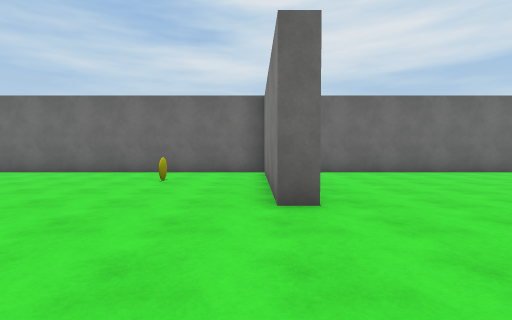
[1] (above)

21 first-person views from a walk through a scene from a Unity 3-D project. The camera is 1.3 m above the floor, tilts 2° down and sees 85° across. The floor is counted in squares, 2 m on a side. Each view is taken from the middle of a square. On the plan, view 1 faces up. The plan holds only what a view shows up to about 9 squares ahead; the rest is blank. The place goes on beyond the plan. The player character is not drawn. Surface patterns are stand-ins for the level's own textures.

[2]
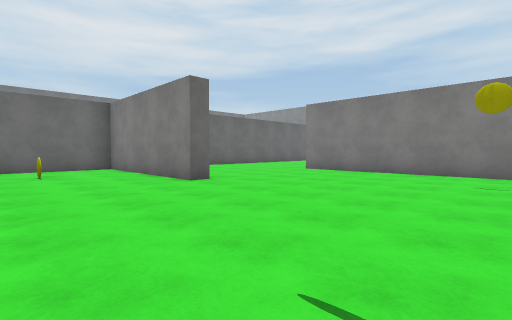

[3]
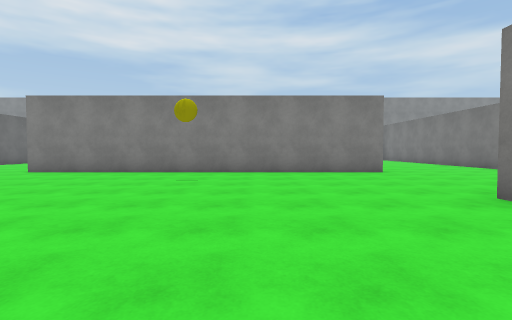

[4]
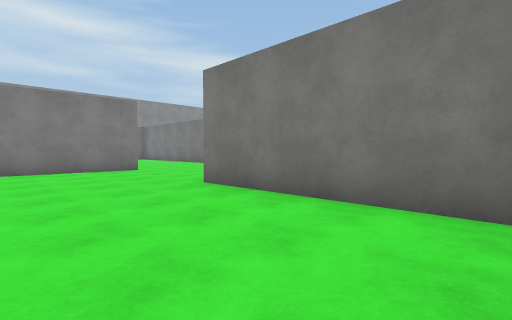

[5]
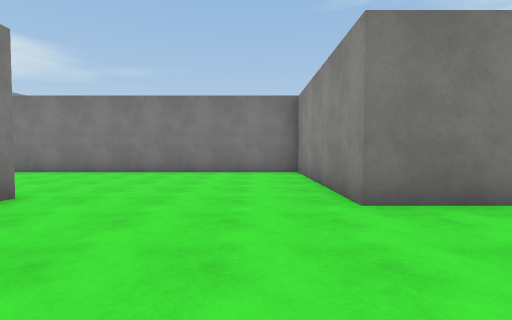

[6]
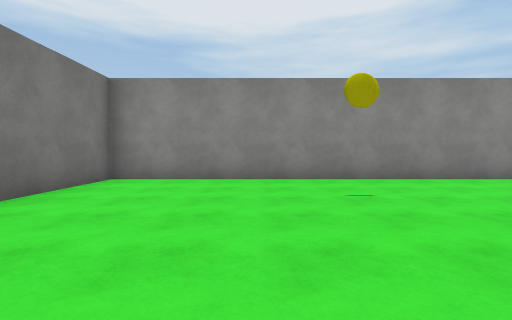

[7]
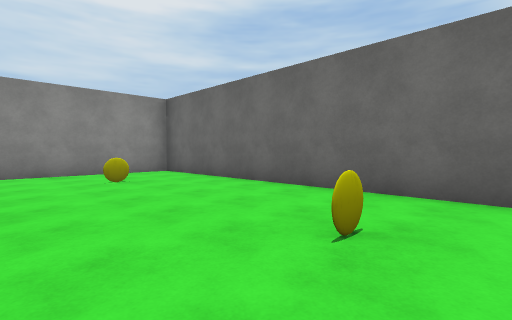

[8]
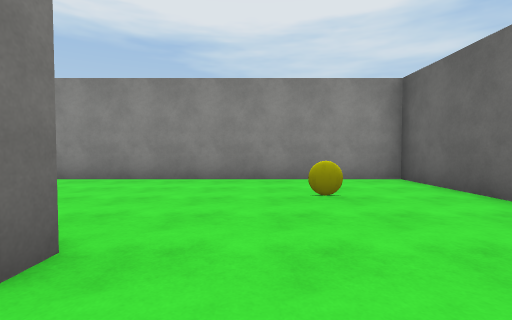

[9]
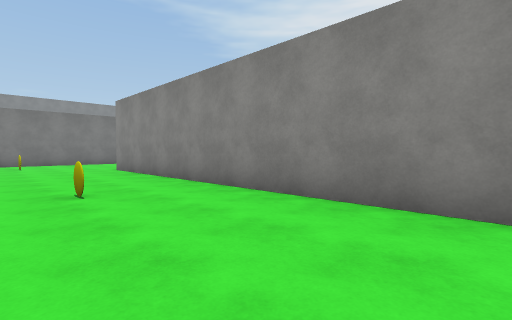

[10]
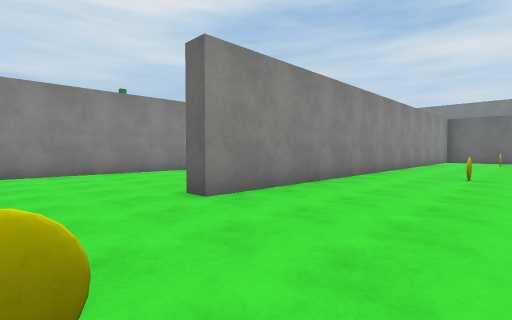

[11]
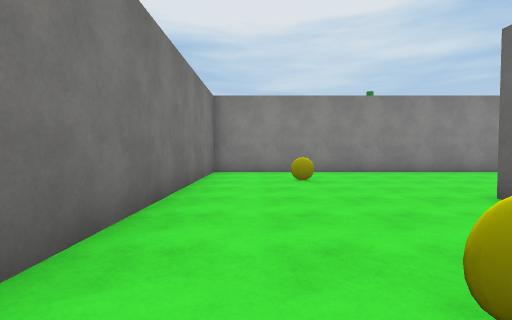

[12]
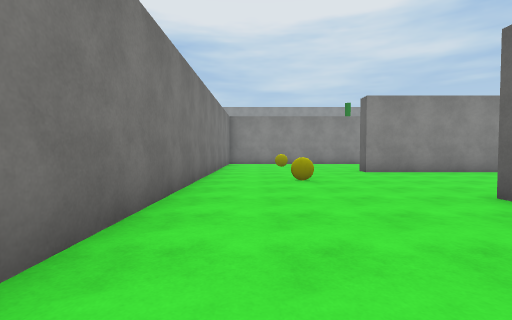

[13]
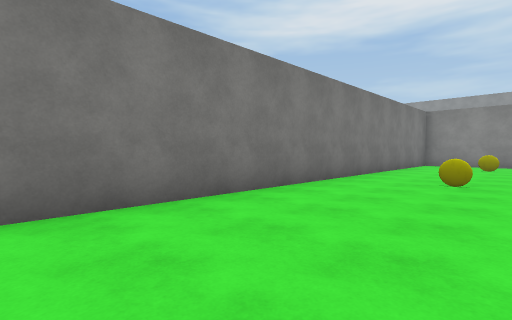

[14]
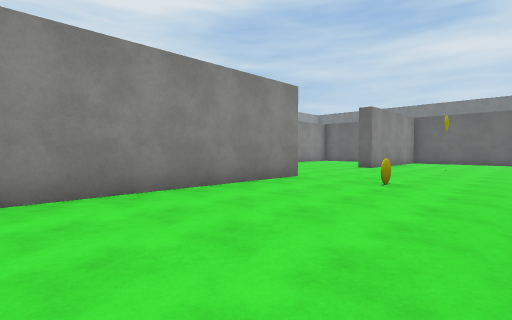

[15]
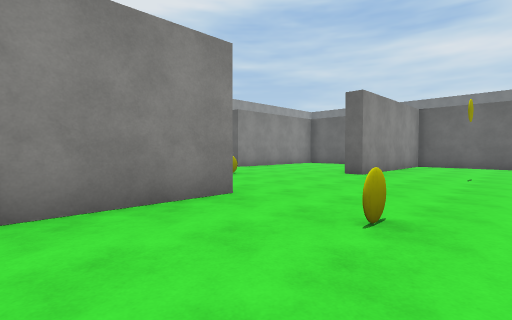

[16]
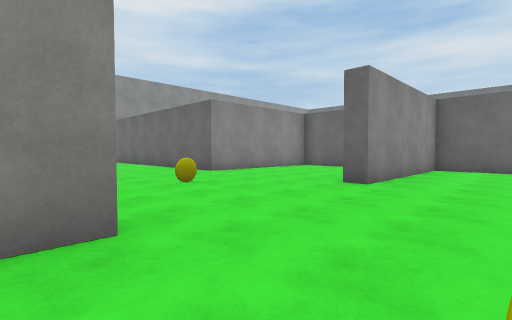

[17]
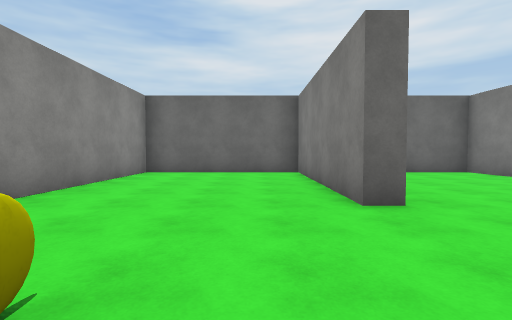

[18]
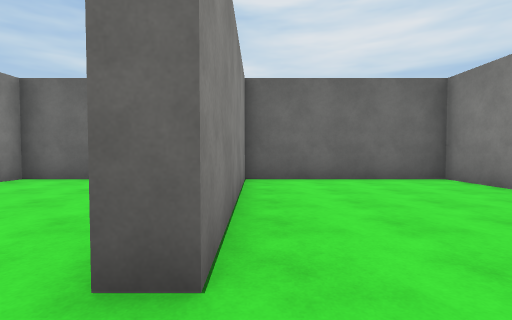

[19]
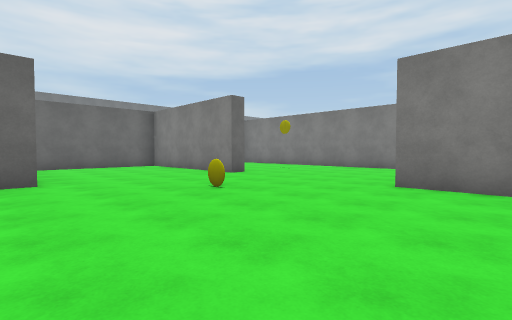

[20]
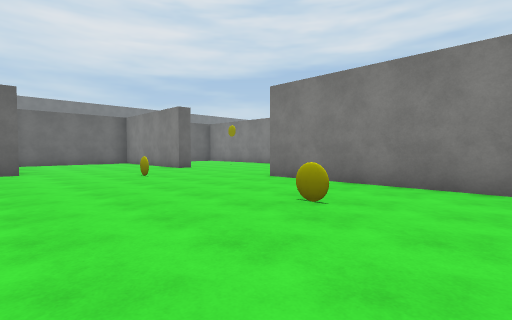

[21]
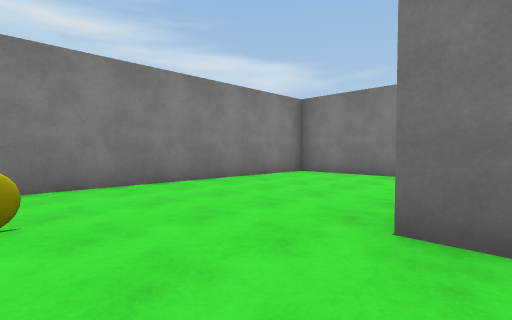

### Floor plan
Points are (right, up) in squares from view 1. A wall is a line through its corners. A room is listed if a view was taken in it or the views show most of it. See-through windows are left out.
Room 1 (views 1, 2, 3, 4, 5, 6, 7, 8, 9, 10, 11, 12, 13, 14, 15, 16, 17, 18, 19, 20, 21)
walls: (-4.2, 2.8) (-4.2, -6.3) (0.7, -6.3) (0.7, -11.2) (9.2, -11.2); (-4.8, 3.8) (-4.2, 3.8); (0.9, 3.2) (0.3, 3.2) (0.3, 7.6); (-14.2, -1.1) (-14.2, -11.2) (-1.1, -11.2); (-9.7, 6.6) (-9.7, 8.3) (-14.2, 8.3) (-14.2, 3.2) (-14.7, 3.2) (-14.7, 8.3) (-19.2, 8.3) (-19.2, 3.2) (-19.8, 3.2); (0.4, 8.3) (-9.3, 8.3) (-9.3, -6.7) (-9.8, -6.7); (5.3, -6.8) (5.3, 3.8); (-20, -6.3) (-19.2, -6.3); (-17.6, -11.2) (-14.7, -11.2) (-14.7, -1.2); (7.6, 8.3) (1.9, 8.3)

Where each view was taken, in squares from view 1:
view 1: 0 up, 0 right, facing up
view 2: 2 down, 3 left, facing up-right
view 3: 3 down, 3 left, facing right
view 4: 3 down, 4 left, facing down-right
view 5: 3 down, 2 right, facing down
view 6: 3 down, 2 right, facing left
view 7: 4 up, 1 left, facing up-left
view 8: 5 up, 3 left, facing left
view 9: 3 up, 6 left, facing down-left
view 10: 9 down, 6 left, facing up-left
view 11: 10 down, 6 left, facing left
view 12: 10 down, 1 left, facing left
view 13: 8 down, 1 left, facing down-left
view 14: 7 down, 10 left, facing up-left
view 15: 4 down, 11 left, facing up-left
view 16: 2 down, 12 left, facing up-left
view 17: 0 up, 16 left, facing up
view 18: 2 up, 14 left, facing up
view 19: 3 down, 20 left, facing up-right
view 20: 6 down, 20 left, facing up-right
view 21: 4 down, 20 left, facing down-right
